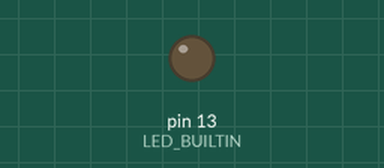
Recording of a sketch running on a simulated Arduino Leonardo, built with avr-gcc and run on an emulated ATmega32U4. On the bench: output pins drawn as LEDs (lit = HIGH). What the sketch prints to the serial monitor is not drawn.

Above: at 0.05 s.
Timing chart, 0 to 4.6 s (numbered marks = the images above):
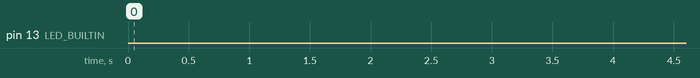

Measured:
- by itself, pin 13 (LED_BUILTIN): LOW → HIGH at 8.3 s, → LOW 1.0 s later, → HIGH 1.0 s later, → LOW 1.0 s later, … (122 changes in this stretch)

The sketch:

Gaussian.ino
```cpp
// (licence header left out)
/*
* Includes para bibliotecas externas
 */
#include <stdlib.h>
#include <stdio.h>
#include <string.h>
#include <EEPROM.h>

/* Variaveis que contem o tamanho da imagem */
const uint8_t numLines = 37;
const uint8_t numCollums = 45;

/* Struct que Representa uma imagem */
typedef struct image_t
{
    uint8_t buf[numLines][numCollums];
    uint8_t ncols;
    uint8_t nrows;
} image_t;


/* Vetor que contem a imagem */
const static uint8_t imagePixels[] PROGMEM = {49,49,49,50,50,50,51,51,51,52,52,52,52,52,52,53,52,54,57,32,28,77,82,53
,25,51,60,57,58,57,57,57,57,57,56,56,56,58,57,56,57,57,57,57,56
,49,49,50,50,50,50,54,58,58,58,55,52,53,53,53,53,56,60,28,92,172,197,187,166
,125,56,49,64,58,59,59,58,57,58,57,57,57,58,57,57,58,58,57,57,57
,49,49,50,50,51,56,47,18,0,25,52,59,53,55,54,55,64,25,95,188,201,184,183,186
,196,157,41,55,66,57,58,58,57,58,58,58,58,59,58,58,57,57,59,58,58
,50,50,50,51,56,34,25,95,108,87,11,43,60,54,54,63,49,44,164,194,170,172,168,166
,182,188,111,16,68,60,59,61,62,61,60,59,59,58,58,58,58,59,60,59,60
,50,51,51,57,35,67,159,193,198,195,150,50,50,60,55,65,35,88,177,196,192,186,178,170
,172,185,140,31,59,67,66,62,58,61,66,62,59,60,59,60,61,60,60,60,61
,52,51,56,46,47,162,208,190,183,196,208,151,0,67,56,64,37,95,171,186,190,195,191,177
,171,187,140,29,63,67,23,24,40,16,22,62,64,60,60,61,61,61,61,62,62
,52,53,59,9,110,188,186,193,183,178,189,185,71,42,67,66,42,84,172,182,178,189,190,185
,189,181,110,42,66,45,105,142,160,155,111,42,59,64,61,62,62,62,62,62,61
,52,54,56,23,127,182,187,204,200,195,191,179,97,27,71,60,55,38,144,185,178,178,180,191
,191,143,60,64,44,129,193,191,190,203,194,129,46,64,64,62,63,63,62,61,62
,54,55,60,24,109,182,184,192,205,196,200,169,64,52,59,59,75,59,51,128,161,168,167,164
,132,62,64,48,101,192,204,187,174,175,190,180,105,45,65,62,62,61,62,63,64
,56,55,60,53,66,154,186,185,188,196,188,117,23,67,87,106,105,116,102,40,73,96,97,77
,43,65,66,52,153,196,197,191,183,176,182,185,142,52,71,73,70,69,64,63,64
,57,58,65,60,18,52,123,147,151,150,106,33,60,98,125,126,124,114,136,122,42,48,50,55
,66,75,51,77,167,181,191,198,190,192,192,188,155,70,38,30,34,55,70,66,64
,59,62,30,50,96,101,86,62,46,42,38,59,77,119,132,141,148,142,136,142,87,58,74,70
,70,77,53,85,167,180,178,203,204,187,179,198,159,0,78,116,107,64,30,67,66
,61,43,93,155,180,190,193,177,111,41,71,56,95,123,130,141,140,150,159,148,91,50,72,67
,51,49,42,34,152,189,179,192,207,203,199,193,109,139,217,234,216,186,116,40,67
,48,74,191,214,190,209,212,201,191,108,35,58,100,132,114,142,139,131,147,143,82,58,68,44
,79,110,117,83,81,159,186,184,192,205,193,127,133,241,236,220,223,231,215,94,48
,42,143,202,213,212,202,191,175,197,167,43,53,82,142,127,127,140,119,132,115,61,64,60,117
,166,183,181,180,143,86,119,137,134,135,98,34,203,230,194,204,214,207,219,149,25
,67,167,182,187,199,187,190,196,193,178,72,59,64,101,136,120,117,120,106,69,67,50,124,182
,187,185,179,176,187,145,26,43,63,50,43,80,206,220,221,232,219,200,203,150,38
,78,168,180,177,168,181,191,195,193,169,66,63,54,14,65,84,78,88,65,68,60,79,169,187
,166,169,169,162,171,172,112,55,72,78,79,62,193,231,222,204,211,232,209,113,50
,60,165,181,201,195,184,185,185,190,145,37,53,86,120,119,113,80,25,67,79,44,108,170,167
,167,174,177,185,183,178,130,58,71,73,73,49,138,200,214,220,227,226,156,54,67
,41,122,179,192,205,195,205,195,163,85,41,120,163,167,167,167,163,118,51,75,56,106,168,183
,183,183,188,183,175,184,133,47,68,72,72,70,55,115,162,183,179,135,60,64,71
,60,50,118,152,185,188,170,145,88,32,110,168,175,175,175,163,175,178,102,54,65,86,170,190
,167,171,183,169,177,176,108,49,73,68,71,76,73,45,49,62,53,36,67,73,68
,64,62,39,74,99,104,78,48,46,75,153,173,176,186,186,182,171,184,152,52,68,64,132,168
,164,169,174,176,180,135,61,66,73,86,83,72,84,88,71,66,68,78,75,68,70
,60,66,67,55,41,38,55,70,64,89,162,171,179,187,187,189,181,183,163,72,63,70,65,118
,152,162,165,157,126,70,62,73,80,34,0,57,39,59,86,78,78,73,71,71,71
,62,62,65,69,71,72,72,74,58,91,159,178,181,182,178,170,176,186,156,67,62,76,66,58
,81,98,98,81,55,65,75,77,35,113,164,153,139,90,44,78,71,71,72,72,72
,62,63,63,64,65,67,67,71,62,77,158,176,181,171,174,177,174,174,128,48,72,72,73,72
,61,57,57,61,72,72,82,36,134,221,206,192,202,197,115,45,79,72,73,73,72
,63,64,64,65,65,66,68,70,70,56,122,168,166,178,181,182,180,144,76,68,74,70,71,72
,74,76,77,78,72,80,66,79,208,228,206,209,215,228,193,66,66,78,73,72,72
,64,65,65,66,66,67,68,69,71,68,63,115,143,161,169,159,128,61,41,69,76,73,70,71
,71,73,73,74,72,85,40,132,218,216,214,225,230,230,208,110,46,79,72,72,72
,64,64,65,67,68,68,69,72,72,73,69,60,76,86,91,64,52,93,101,73,49,70,74,71
,72,72,74,74,74,86,23,149,214,214,223,235,223,223,197,101,52,77,72,71,72
,65,65,67,69,69,70,70,71,72,72,74,73,69,66,50,105,160,190,192,174,127,57,70,74
,72,73,74,75,72,88,40,121,211,222,225,239,218,211,165,60,70,74,72,72,71
,65,66,67,69,70,70,70,71,72,72,72,74,77,60,125,185,180,180,193,197,198,138,50,75
,74,73,75,75,73,75,80,51,151,203,202,207,208,176,93,59,77,71,71,72,72
,66,66,68,70,70,71,71,71,72,72,72,76,58,97,172,189,183,176,169,196,212,185,104,53
,79,72,75,74,75,74,77,75,53,107,147,144,124,79,60,75,72,72,71,71,73
,67,67,69,70,71,72,72,72,72,72,73,74,53,134,187,180,189,193,181,181,202,196,140,45
,78,74,74,74,74,75,73,77,78,58,51,54,50,66,77,72,71,72,71,71,71
,67,68,70,71,72,73,72,72,72,72,75,71,63,141,182,179,197,199,192,180,181,191,143,52
,76,76,74,75,74,75,75,74,77,81,77,77,79,78,73,72,71,71,71,71,71
,69,70,71,73,74,73,73,72,73,73,75,73,58,141,182,173,198,194,190,194,174,172,125,47
,81,74,75,75,76,75,75,75,74,74,76,76,74,73,73,73,72,71,72,72,72
,69,70,72,73,74,74,74,74,74,74,74,78,56,109,178,172,165,172,184,189,175,142,77,66
,78,74,75,75,75,76,75,74,75,74,75,74,74,73,73,73,72,72,72,72,71
,70,71,72,73,74,74,74,74,75,73,73,76,74,61,123,167,163,168,173,169,145,87,63,78
,73,75,75,74,75,76,76,76,75,75,75,74,74,73,73,73,72,72,72,71,72
,70,70,71,72,74,75,74,74,74,74,73,74,76,74,64,93,126,138,135,112,74,67,77,74
,74,74,74,74,76,76,76,76,75,75,74,73,73,73,73,73,73,72,72,72,71
,70,70,71,72,73,74,74,74,74,74,73,73,74,75,76,67,64,67,64,64,71,76,74,74
,74,75,74,75,76,76,75,76,75,76,75,73,73,73,73,72,72,72,72,72,71
};


/* Variavel que armazena a imagem */
image_t img;

/* Função responsavel por carregar a estrutura imagem */
void image_load(image_t *image )
{
  int colun = 0;
  int line  = 0;
  int index = 0;
  int address = 0;
  int totalValues = numLines * numCollums;

  while( index < totalValues ) {

//      int value = EEPROM.read(address);
//      image->buf[line][colun] = value;
      image->buf[line][colun] = imagePixels[index];
      address += sizeof(uint8_t);
      index++;
      colun++;
      if (colun >= numCollums) {
        colun = 0;
        line++;
      }
      delay(5);
  }
}


/**
 *@brief Garante que o pixel se mantenha na area da imagem
 *@param Entrada é uma variavel do tipo image_t, o numero de linhas e colunas
 *@return void
 */
uint8_t image_read_pixel( image_t * img, int col, int row )
{
    /* Nao permite leitura fora das fronteiras da imagem original */
    if( col >= img->ncols ) col = img->ncols - 1;
    if( row >= img->nrows ) row = img->nrows - 1;
    if( col < 0 ) col = 0;
    if( row < 0 ) row = 0;
    return img->buf[row][col];
}

/**
 *@brief Aplica o filtro Gaussiano na imagem carregada.
 *@param Entrada é uma variavel do tipo image_t
 *@return void
 */
void image_gaussian_smooth_filter(image_t * img )
{
    int x, y, col, row;
    float newPixel;
    int pixel;
    int sumPixel = 0;
    int sumKernel;

    int kernel3[3][3] = {{ 2,  4,  2},
                        { 4,  9, 4},
                        { 2,  4,  2}};

    /* Percorre os pixels da imagem */
    for( row = 0; row < numLines; row++ )
    {
        for( col = 0; col < numCollums; col++ )
        {
            sumKernel = 0;
            sumPixel = 0;

            /* Percorre o Kernel da matriz Gaussiana e trata os pixels */
            for( y = 0; y < 3; y++ )
            {
                for( x = 0; x < 3; x++ )
                {
                    pixel = image_read_pixel( img,  col + (x - 1), row + (y - 1) );

                    sumPixel += ( pixel *  kernel3[x][y] );
                    sumKernel += kernel3[x][y];
                }
            }


            /* Externa o valor de cada pixel */
            newPixel = sumPixel / sumKernel;
//            Serial.print(" ");
//            Serial.print(int(newPixel));

        }
//        Serial.print("\n");
    }
}


void setup() {

  Serial.begin(9600);
  pinMode(LED_BUILTIN, OUTPUT);
  digitalWrite(LED_BUILTIN, LOW);
//  img.ncols = numCollums;
//  img.nrows = numLines;
}

void loop() {
  Serial.println("Starting Program");

  image_load(&img);
  int col, row;
//  for( row = 0; row < numLines; row++ ){
//        for( col = 0; col < numCollums; col++ ){
//          Serial.print(img.buf[row][col]);
//          Serial.print(" ");
//          delay(2);
//        }
//        Serial.print("\n");
//  }
  unsigned long start = micros();
  image_gaussian_smooth_filter(&img);
  unsigned long end = micros();
  unsigned long delta = end - start;


  Serial.println("Program Finished\n");
  Serial.print("Tempo de execução: ");
  Serial.println(delta);
  while(true) {
    digitalWrite(LED_BUILTIN, HIGH);
    delay(1000);
    digitalWrite(LED_BUILTIN, LOW);
    delay(1000);
  };
}
```
